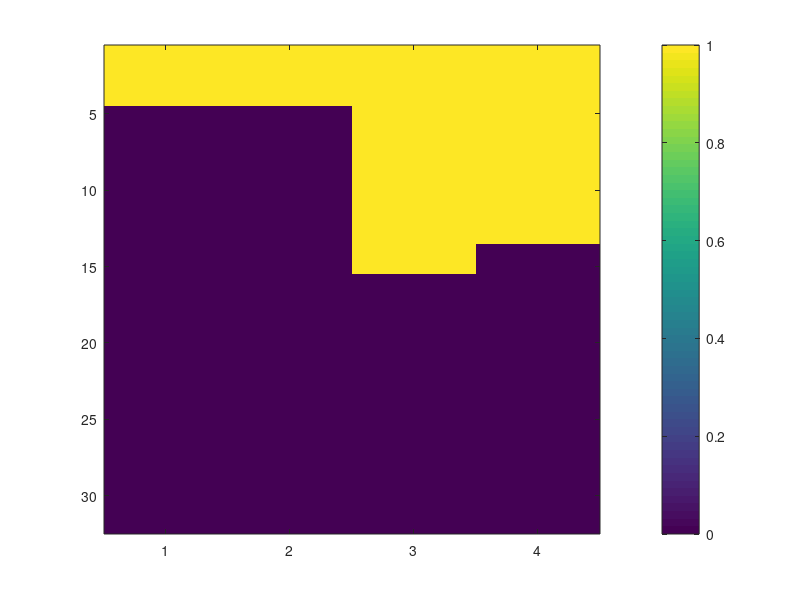

Reproduce this figure in MATLAB. (Note: this script raises an error after producing the figure.)
% High-Low Synchrony Heatmap Analysis
clear;  % Clear workspace variables

% Load dataset 'HLsync.mat' containing matrices 'gaba' and 'nongaba'
load('HLsync.mat');

% --- Process gaba matrix ---
for i = 1 : length(gaba(1,:))  % Loop through each column (cell) in gaba
    
    % Count how many entries in rows 4 to 7 are equal to 1 for column i
    gaba(8,i) = length(find(gaba(4:7,i) == 1));
    
    % Find indices of entries equal to 0 in rows 4 to 7 for column i
    temp1 = find(gaba(4:7,i) == 0);
    
    if isempty(temp1) 
        % If no zero found, assign 0 to gaba(9,i)
        gaba(9,i) = 0;
    else
        % Otherwise, assign the first zero index to gaba(9,i)
        gaba(9,i) = temp1(1);
    end   
end

% --- Sort gaba columns by criteria ---
% Sort gaba columns first by descending count of ones (gaba(8,:))
% If counts equal, sort by ascending first zero index (gaba(9,:))
for i = 1: length(gaba(1,:))-1
    for j = i+1 : length(gaba(1,:))
        if gaba(8,i) < gaba(8,j)
            % Swap columns i and j if column j has more ones
            temp1 = gaba(:,i); gaba(:,i) = gaba(:,j); gaba(:,j) = temp1;
        elseif (gaba(8,i) == gaba(8,j)) && (gaba(9,i) > gaba(9,j))
            % If equal ones count, swap if column j has earlier zero index
            temp1 = gaba(:,i); gaba(:,i) = gaba(:,j); gaba(:,j) = temp1;
        end
    end
end

% --- Process nongaba matrix (same steps as gaba) ---
for i = 1 : length(nongaba(1,:))
    % Count of ones in rows 4 to 7 for nongaba column i
    nongaba(8,i) = length(find(nongaba(4:7,i) == 1));
    
    % Find zero indices in rows 4 to 7 for nongaba column i
    temp1 = find(nongaba(4:7,i) == 0);
    
    if isempty(temp1)
        nongaba(9,i) = 0;
    else
        nongaba(9,i) = temp1(1);
    end   
end

% Sort nongaba columns similarly as gaba
for i = 1: length(nongaba(1,:))-1
    for j = i+1 : length(nongaba(1,:))
        if nongaba(8,i) < nongaba(8,j)
            temp1 = nongaba(:,i); nongaba(:,i) = nongaba(:,j); nongaba(:,j) = temp1;
        elseif (nongaba(8,i) == nongaba(8,j)) && (nongaba(9,i) > nongaba(9,j))
            temp1 = nongaba(:,i); nongaba(:,i) = nongaba(:,j); nongaba(:,j) = temp1;
        end
    end
end

% --- Visualization ---

% Plot heatmap of rows 4 to 7 of gaba matrix (transposed for visualization)
figure
imagesc(gaba(4:7,:)');  % Show image with color representing values
colorbar               % Add color scale legend
colormap parula        % Use 'parula' colormap for better color mapping

% Plot heatmap of rows 4 to 7 of nongaba matrix (transposed)
figure
imagesc(nongaba(4:7,:)');
colorbar
colormap parula
